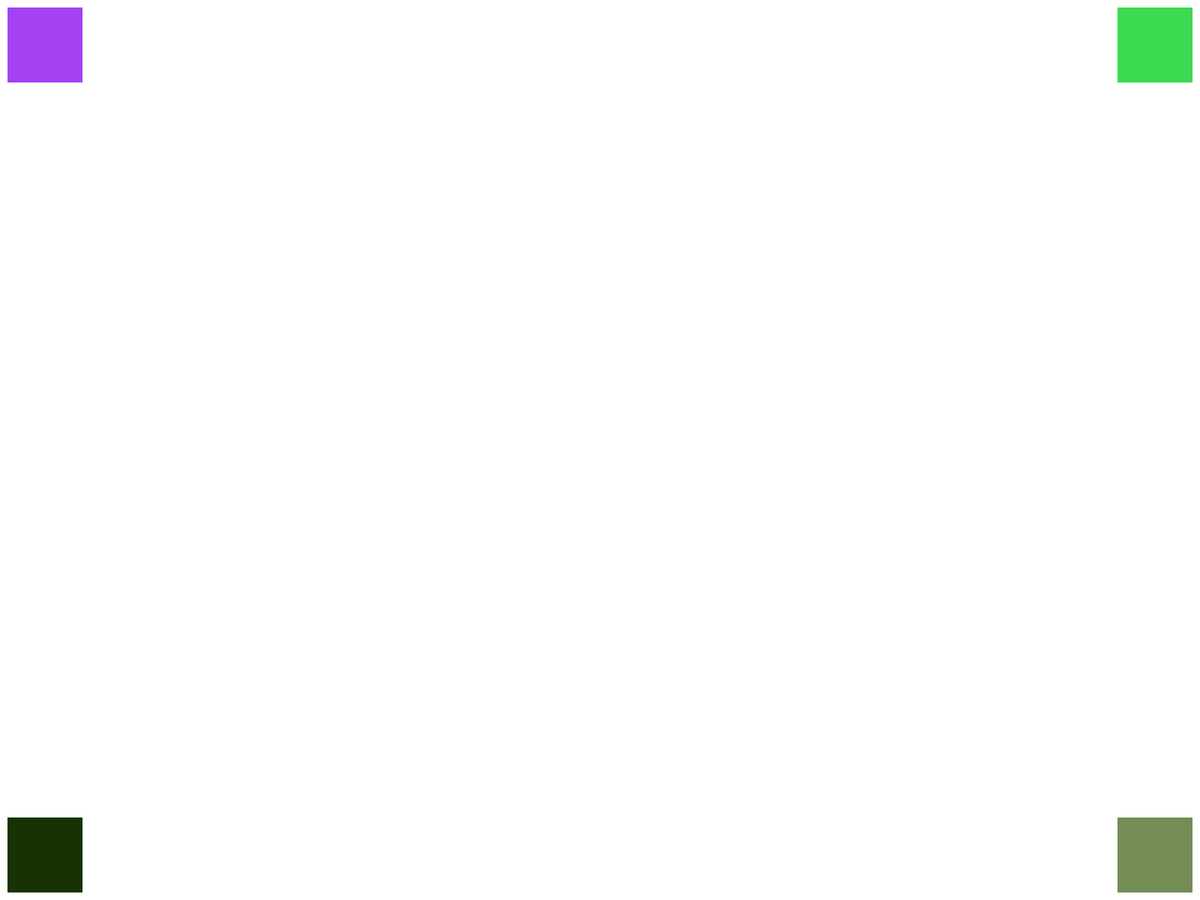
Frame 1 (no input)
Frame 60 (the mouse pressed at the canvas centre just before this capture): identical to frame 1, image omitted
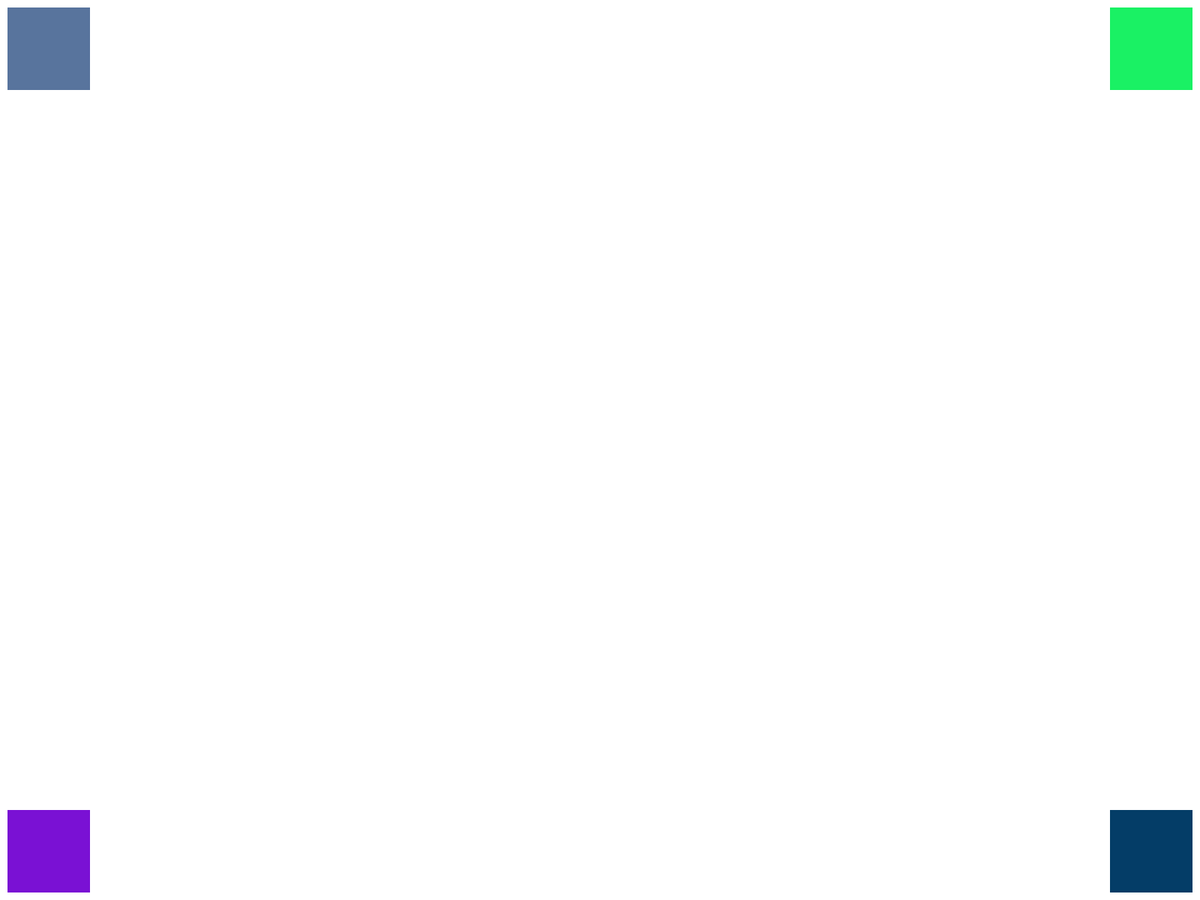
Frame 120 (the mouse held since frame 60 and released just before this capture)

The Processing sketch that drew these frames (run headless with seeded random() and noise(); from frame 60 on, the mouse is pressed at the canvas centre):

// Processing sketch: challenge_1
// ── challenge_1.pde
//CRISTIAN MARTINEZ
//CHALLENGE 1

//I FORGOT THE RECT METHOD EXISTED TO I JUST USED QUAD INSTEAD AND I GOT IT WORKING SO WHOOPSSS



int[] s1;
int[] s2;
int[] s3;
int[] s4;

color one;
color two;
color three;
color four;

void setup(){
  reset();
  fullScreen();
  changeColors();
  //size(600, 700);
  
}

void draw(){
  background(0xffffff);
  noStroke();
  fill(one);
  quad(s1[0], s1[1], s1[2], s1[3], s1[4], s1[5], s1[6], s1[7]);
  fill(two);
  quad(s2[0], s2[1], s2[2], s2[3], s2[4], s2[5], s2[6], s2[7]);
  fill(three);
  quad(s3[0], s3[1], s3[2], s3[3], s3[4], s3[5], s3[6], s3[7]);
  fill(four);
  quad(s4[0], s4[1], s4[2], s4[3], s4[4], s4[5], s4[6], s4[7]);
}

void mousePressed(){
  changeColors();
  s1[2] += 10;
  s1[4] += 10;
  s1[5] += 10;
  s1[7] += 10;
  
  s2[0] -= 10;
  s2[5] += 10;
  s2[6] -= 10;
  s2[7] += 10;
  
  s3[0] -= 10;
  s3[1] -= 10;
  s3[3] -= 10;
  s3[6] -= 10;
  
  // -2, 3, -4, 5
  s4[1] -= 10;
  s4[2] += 10;
  s4[3] -= 10;
  s4[4] += 10;
}

void keyPressed(){
 reset(); 
}

void changeColors(){
  one = color(random(0, 255), random(0, 255), random(0, 255));
  two = color(random(0, 255), random(0, 255), random(0, 255));
  three = color(random(0, 255), random(0, 255), random(0, 255));
  four = color(random(0, 255), random(0, 255), random(0, 255));
}

void reset(){
 //top left
 s1 = new int[]{10,10,                     //top left
               110, 10,                    //top right
               110, 110,                   //bottom right
               10, 110};                   //bottom left
 //top right
 s2 = new int[]{width - 110, 10,           //top left
               width - 10, 10,             //top right
               width - 10, 110,            //bottom right
               width - 110, 110};          //bottom left
 //bottom right
 s3 = new int[]{width - 110, height - 110, //top left
                width - 10, height -110,   //top right
                width - 10, height - 10,   //bottom right
                width - 110, height - 10}; //bottom left
 //bottom left
 s4 = new int[]{10, height - 110,          //top left
                110, height - 110,         //top right
                110, height - 10,          //bottom right
                10, height - 10};          //bottom left
                

}
